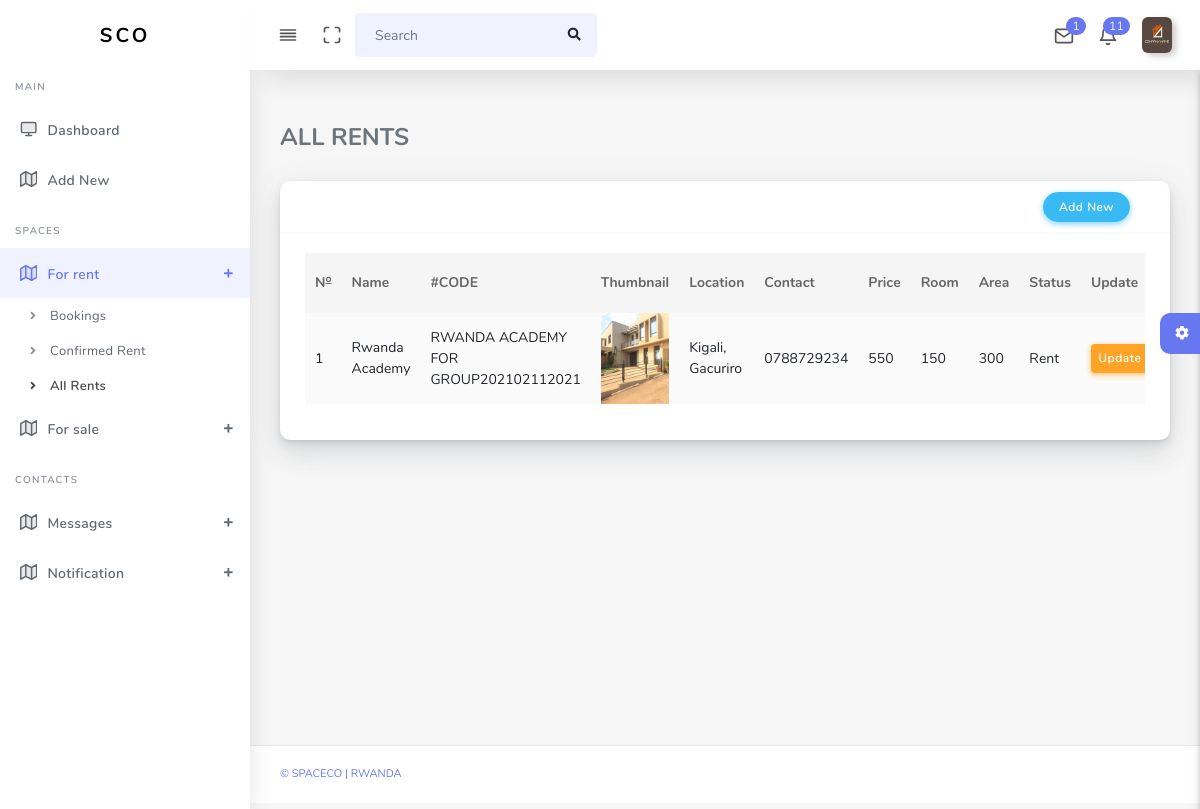
Screenshot of /admin/comRents.php (signed in) with the database file from the repository.
### tables this page shows
CREATE TABLE `companies` (
  `id` int(11) NOT NULL,
  `comName` varchar(255) DEFAULT NULL,
  `comEmail` varchar(255) DEFAULT NULL,
  `comLocation` varchar(255) DEFAULT NULL,
  `comPhone` int(11) DEFAULT NULL,
  `comUsername` varchar(255) DEFAULT NULL,
  `comPassword` varchar(255) DEFAULT NULL,
  `comTIN` varchar(100) DEFAULT NULL,
  `thumbnail` varchar(255) NOT NULL,
  `coStatus` varchar(100) NOT NULL
);

CREATE TABLE `offices` (
  `id` int(11) NOT NULL,
  `name` varchar(100) NOT NULL,
  `location` varchar(100) DEFAULT NULL,
  `contact` varchar(100) DEFAULT NULL,
  `price` int(11) DEFAULT NULL,
  `rooms` varchar(100) NOT NULL,
  `propertyId` varchar(255) NOT NULL,
  `area` varchar(100) NOT NULL,
  `descriptions` varchar(255) NOT NULL,
  `status` varchar(100) NOT NULL,
  `saleStatus` varchar(100) NOT NULL,
  `thumnail` varchar(255) DEFAULT NULL,
  `photo1` varchar(255) DEFAULT NULL,
  `photo2` varchar(255) DEFAULT NULL,
  `photo3` varchar(255) DEFAULT NULL,
  `companyId` int(11) NOT NULL
);

### admin/comRents.php (the view, shortened to what this page needs)
<?php
require_once("includes/db.php");
?>
<!DOCTYPE html>
<html lang="en">
<head>
  <link rel="stylesheet" href="assets/css/app.min.css">
    <link rel="stylesheet" href="assets/bundles/datatables/datatables.min.css">
  <link rel="stylesheet" href="assets/bundles/datatables/DataTables-1.10.16/css/dataTables.bootstrap4.min.css">
  <link rel="stylesheet" href="assets/css/style.css">
  <link rel="stylesheet" href="assets/css/components.css">
  <link rel="stylesheet" href="assets/css/custom.css">
</head>
<body>
  <div id="app">
    <div class="main-wrapper main-wrapper-1">
      <div class="navbar-bg"></div>
      <?php
      include 'includes/headerCompany.php';
      include 'includes/left_nav2.php';
        ?>
      <div class="main-content">
        <section class="section">
          <div class="section-body">
            <div class="row">
            <div class="col-sm-12 col-md-12 col-lg-12">
                <h4>ALL RENTS</h4><br>
            </div>
              <div class="col-sm-12 col-md-12 col-lg-12">
              <div class="card">
                <div class="card-header">
                  <div class="col-sm-12 col-md-12 col-lg-12">
                    <button class="btn btn-info" style="float:right;" id="openReg">Add New</button>
                  </div>
                </div>
                <div class="card-body">
                    <div class="table-responsive">
                    <table class="table table-striped table-hover" id="tableExport" style="width:100%;">
                        <thead>
                        <tr>
                            <th>N<sup><u>o</u></sup></th>
                            <th>Name</th>
                            <th>#CODE</th>
                            <th>Thumbnail</th>
                            <th>Location</th>
                            <th>Contact</th>
                            <th>Price</th>
                            <th>Room</th>
                            <th>Area</th>
                            <th>Status</th>
                            <th>Update</th>
                        </tr>
                        </thead>
                        <tbody>
                        <?php
                            $id =
                            $query = mysqli_query($conn,"SELECT *FROM offices WHERE status='Rent' AND companyId = '{$_SESSION['spacecompanies']}' ORDER BY id DESC") or die(mysqli_error($conn));
                            if (mysqli_num_rows($query)>0) {
                                $counter = 1;
                                $idCo = $_SESSION['spacecompanies'];
                                while ($rows = mysqli_fetch_array($query)) {
                                   ?>
                                        <tr>
                                            <td><?= $counter;?></td>
                                            <td><?= $rows['name'];?></td>
                                            <td><?= $rows['propertyId'];?></td>
                                            <td><img src="media/spaceImages/<?= $rows['thumnail'];?>" class="img img-fluid" width="100" alt=""></td>
                                            <td><?= $rows['location'];?></td>
                                            <td><?= $rows['contact'];?></td>
                                            <td><?= $rows['price'];?></td>
                                            <td><?= $rows['rooms'];?></td>
                                            <td><?= $rows['area'];?></td>
                                            <td><?= $rows['status'];?></td>
                                            <td><a href="updateRents?idToUpdate=<?= $rows['id']."!".$idCo;?>" style="color:white;" class="btn btn-flat btn-warning btn-sm">Update</a></td>
                                        </tr>
                                   <?php
                                $counter++;}
                            }
                        ?>
                        </tbody>
                    </table>
                    </div>
                </div>
                </div>
            </div>
              </div>
            </div>
          </div>
        <?php include'includes/settings.php' ?>
      </div>
      <footer class="main-footer">
        <div class="footer-left">
          <a href="">&copy spaceco | Rwanda</a></a>
        </div>
      </footer>
    </div>
</body>
</html>

### admin/includes/headerCompany.php (shortened to what this page needs)
<?php
  require_once("db.php");
?>
<nav class="navbar navbar-expand-lg main-navbar sticky">
        <div class="form-inline mr-auto">
          <ul class="navbar-nav mr-3">
            <li><a href="#" data-toggle="sidebar" class="nav-link nav-link-lg
                  collapse-btn"> <i data-feather="align-justify"></i></a></li>
            <li><a href="#" class="nav-link nav-link-lg fullscreen-btn">
                <i data-feather="maximize"></i>
              </a></li>
            <li>
              <form class="form-inline mr-auto">
                <div class="search-element">
                  <input class="form-control" type="search" placeholder="Search" aria-label="Search" data-width="200">
                  <button class="btn" type="submit">
                    <i class="fas fa-search"></i>
                  </button>
                </div>
              </form>
            </li>
          </ul>
        </div>
        <ul class="navbar-nav navbar-right">
          <li class="dropdown dropdown-list-toggle">
            <a href="#" data-toggle="dropdown" class="nav-link nav-link-lg message-toggle">
              <i data-feather="mail"></i>
              <span class="badge headerBadge1">
                <?php
                  $se = mysqli_query($conn,"SELECT *FROM contactco WHERE companyId='{$_SESSION['spacecompanies']}' AND  status1='unread'") or die(mysqli_error($conn));
                  if (mysqli_num_rows($se)>0) {
                    $number = mysqli_num_rows($se);
                    echo $number;
                  }else{
                    echo "0";
                  }
                ?>
              </span>
            </a>
          </li>
          <li class="dropdown dropdown-list-toggle">
            <a href="#" data-toggle="dropdown" class="nav-link message-toggle nav-link-lg">
              <i data-feather="bell" class="bell"></i>
                <span class="badge headerBadge1">
                  <?php
                    $se = mysqli_query($conn,"SELECT *FROM conotification WHERE companyId='{$_SESSION['spacecompanies']}' AND status = 'unread' ORDER BY id DESC") or die(mysqli_error($conn));
                    if ((mysqli_num_rows($se)>0)) {
                      $number = mysqli_num_rows($se);
                      $total = $number;
                    echo $total;
                    }else{
                      echo "0";
                    }
                  ?>
                </span>
            </a>
          </li>
          <?php
            $m = mysqli_query($conn,"SELECT *FROM companies WHERE id = '{$_SESSION['spacecompanies']}'") or die(mysqli_error($conn));
            $pro = mysqli_fetch_array($m);
          ?>
          <li class="dropdown dropdown-list-toggle">
            <a href="#" data-toggle="dropdown" class="nav-link dropdown-toggle nav-link-lg nav-link-user">
              <img alt="image" src="media/companies/<?= $pro['thumbnail'];?>" style="height:100%;" class="user-img-radious-style"><span class="d-sm-none d-lg-inline-block"></span>
            </a>
          </li>
        </ul>
  </nav>

### rows the page displays
companies: thumbnail (picture)
offices: name "Rwanda Academy", propertyId "RWANDA ACADEMY FOR GROUP202102112021", thumnail (picture), location "Kigali, Gacuriro", contact "0788729234", price "550", rooms "150", area "300", status "Rent"

### other values shown
$number "1"
$total "11"
